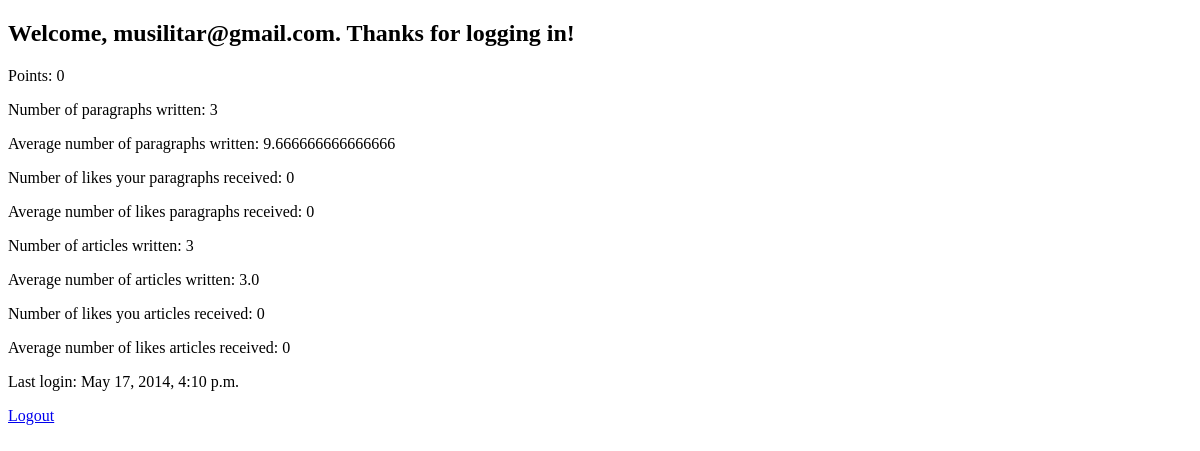
/account/ (signed in), run on an earlier commit of the app's database.
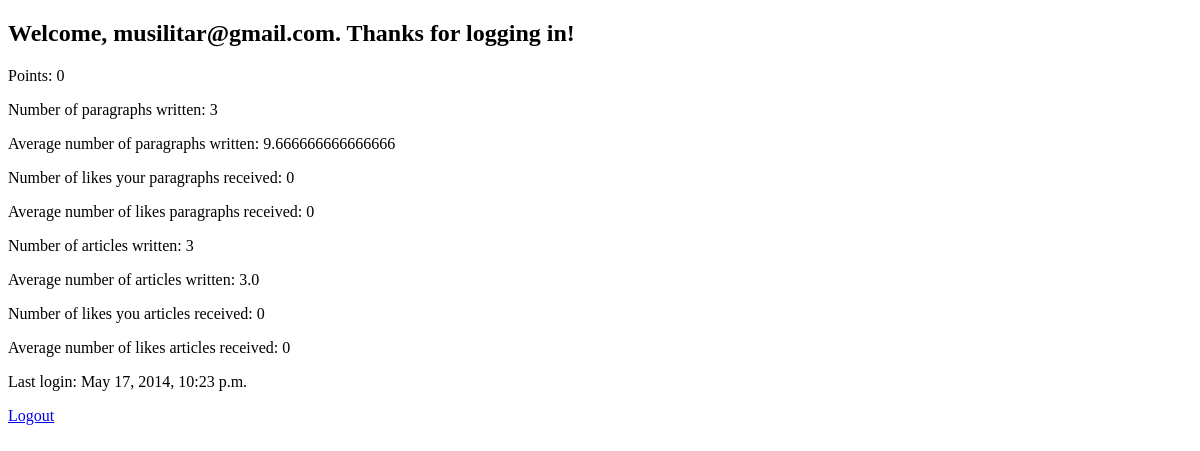
And on a later commit of the database.
### authentication/models.py (models this page shows)
class Contributor(AbstractBaseUser):
    email = models.CharField(max_length=100, primary_key=True)
    USERNAME_FIELD = 'email'
    points = models.IntegerField()
    objects = ContribManager()

### authentication/views.py (the view)
def profile(request):
    if request.user.is_authenticated():
        paragraphs = Paragraph.objects.filter(author=request.user.email)
        counterParagraphs = 0
        for p in paragraphs:
            counterParagraphs += 1
        paragraphLikes = Paragraph_Likes.objects.all()
        counterParagraphLikes = 0
        for l in paragraphLikes:
            for p in paragraphs:
                if l.paragraph == p:
                    counterParagraphLikes += 1
        articles = Article.objects.filter(author=request.user.email)
        counterArticles = 0
        for a in articles:
            counterArticles += 1
        articleLikes = Article_Likes.objects.all()
        counterArticleLikes = 0
        for l in articleLikes:
            for a in articles:
                if l.article == a:
                    counterArticleLikes += 1
        allParagraphs = Paragraph.objects.all()
        counterAllParagraphs = 0
        for a in allParagraphs:
            counterAllParagraphs += 1
        allUsers = Contributor.objects.all()
        counterAllUsers = 0
        for a in allUsers:
            counterAllUsers += 1
        averageParagraphs = 0
        if(counterAllParagraphs != 0 and counterAllUsers != 0):
            averageParagraphs = counterAllParagraphs / counterAllUsers
        averageParagraphLikes = 0
        if(counterParagraphLikes != 0 and counterAllParagraphs != 0):
            averageParagraphLikes = counterAllParagraphs / counterParagraphLikes
        allArticles = Article.objects.all()
        counterAllArticles = 0
        for a in allArticles:
            counterAllArticles += 1
        averageArticles = 0
        if(counterAllArticles != 0 and counterAllUsers != 0):
            averageArticles = counterAllArticles / counterAllUsers
        averageArticleLikes = 0
        if(counterArticleLikes != 0 and counterAllArticles != 0):
            averageArticleLikes = counterAllArticles / counterArticleLikes
        return render_to_response('authentication/profile.html', {'numberOfParagraphs': counterParagraphs, 'numberOfParagraphLikes': counterParagraphLikes,
                                                                  'numberOfArticles': counterArticles, 'numberOfArticleLikes': counterArticleLikes,
                                                                  'averageParagraphs': averageParagraphs, 'averageParagraphLikes': averageParagraphLikes,
                                                                  'averageArticles': averageArticles, 'averageArticleLikes': averageArticleLikes}, context_instance=RequestContext(request))
    else:
        return HttpResponseRedirect('/account/login/')

### authentication/templates/authentication/profile.html (shortened to what this page needs)
<!DOCTYPE html>
<html>
<head>
</head>
<body>
    <div id="content">
        <h2>Welcome, {{ user.email }}. Thanks for logging in!</h2>
        <p>Points: {{ user.points }}</p>
        <p>Number of paragraphs written: {{ numberOfParagraphs }}</p>
        <p>Average number of paragraphs written: {{ averageParagraphs }}</p>
        <p>Number of likes your paragraphs received: {{ numberOfParagraphLikes }}</p>
        <p>Average number of likes paragraphs received: {{ averageParagraphLikes }}</p>
        <p>Number of articles written: {{ numberOfArticles }}</p>
        <p>Average number of articles written: {{ averageArticles }}</p>
        <p>Number of likes you articles received: {{ numberOfArticleLikes }}</p>
        <p>Average number of likes articles received: {{ averageArticleLikes }}</p>
        <p>Last login: {{ user.last_login }}</p>
        <a href="{% url 'account:logout' %}">Logout</a>
    </div>
</body>
</html>

What changed in the data, as far as the page shows it:
changed Contributor "musilitar@gmail.com": last_login "May 17, 2014, 4:10 p.m." → "May 17, 2014, 10:23 p.m."
